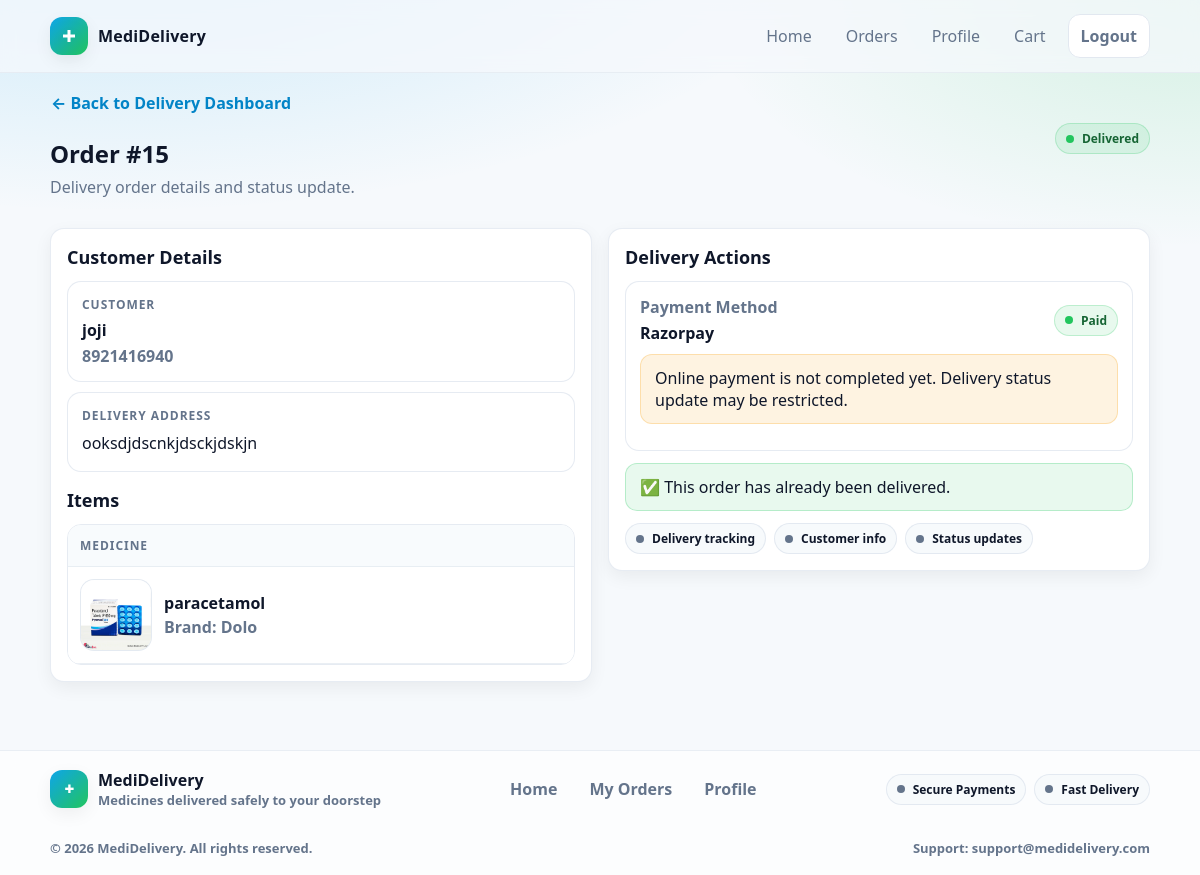
Page /delivery/order/15/ (signed in) on the committed database.
### core/models.py (models this page shows, shortened)
class Order(models.Model):
    STATUS_CHOICES = [
        ("placed", "Placed"),
        ("packed", "Packed"),
        ("shipped", "Shipped"),
        ("delivered", "Delivered"),
        ("cancelled", "Cancelled"),
    ]
    user = models.ForeignKey(User, on_delete=models.CASCADE)
    full_name = models.CharField(max_length=200)
    phone = models.CharField(max_length=20)
    address = models.TextField()
    status = models.CharField(max_length=20, choices=STATUS_CHOICES, default="placed")
    created_at = models.DateTimeField(auto_now_add=True)
    assigned_delivery = models.ForeignKey(
                        User,
                        on_delete=models.SET_NULL,
                        null=True,
                        blank=True,
                        related_name="assigned_orders"
    )
    PAYMENT_CHOICES = [
        ("cod", "Cash on Delivery"),
        ("razorpay", "Razorpay"),
    ]
    payment_method = models.CharField(max_length=20, choices=PAYMENT_CHOICES, default="cod")
    is_paid = models.BooleanField(default=False)
    razorpay_order_id = models.CharField(max_length=100, blank=True, null=True)
    razorpay_payment_id = models.CharField(max_length=100, blank=True, null=True)
    razorpay_signature = models.CharField(max_length=255, blank=True, null=True)

class OrderItem(models.Model):
    order = models.ForeignKey(Order, related_name="items", on_delete=models.CASCADE)
    medicine = models.ForeignKey(Medicine, on_delete=models.PROTECT)
    qty = models.PositiveIntegerField()
    price = models.DecimalField(max_digits=10, decimal_places=2)  # snapshot price

class Medicine(models.Model):
    name = models.CharField(max_length=200)
    brand = models.CharField(max_length=200, blank=True)
    price = models.DecimalField(max_digits=10, decimal_places=2)
    stock = models.PositiveIntegerField(default=0)
    description = models.TextField(blank=True)
    image = models.ImageField(upload_to="medicines/", blank=True, null=True)
    is_active = models.BooleanField(default=True)

### delivery/utils.py (the view)
    def wrapper(request, *args, **kwargs):
        if not request.user.is_authenticated:
            return redirect("delivery:delivery_login")
        if not hasattr(request.user, "profile") or request.user.profile.role != "delivery":
            messages.error(request, "Delivery access only.")
            return redirect("core:home")
        return view_func(request, *args, **kwargs)

### delivery/utils.py (called while the page is built)
def delivery_required(view_func):
    def wrapper(request, *args, **kwargs):
        if not request.user.is_authenticated:
            return redirect("delivery:delivery_login")
        if not hasattr(request.user, "profile") or request.user.profile.role != "delivery":
            messages.error(request, "Delivery access only.")
            return redirect("core:home")
        return view_func(request, *args, **kwargs)
    return wrapper

### delivery/views.py (called while the page is built)
@delivery_required
def delivery_order_detail(request, order_id):
    order = get_object_or_404(Order, id=order_id, assigned_delivery=request.user)
    return render(request, "delivery/delivery_order_detail.html", {"order": order})

### delivery/templates/delivery/delivery_order_detail.html (shortened to what this page needs)
{% extends "base.html" %}
{% block content %}
<a class="btn btn-link" href="{% url 'delivery:delivery_dashboard' %}">← Back to Delivery Dashboard</a>
<div
  style="display:flex; align-items:flex-start; justify-content:space-between; gap:12px; flex-wrap:wrap; margin-top:8px;">
  <div>
    <h1 class="page-title">Order #{{ order.id }}</h1>
    <p class="page-subtitle">Delivery order details and status update.</p>
  </div>
  <div>
    {% if order.status == "placed" %}
    <span class="badge badge-info"><span class="dot"></span>Placed</span>
    {% elif order.status == "packed" %}
    <span class="badge badge-warning"><span class="dot"></span>Packed</span>
    {% elif order.status == "shipped" %}
    <span class="badge badge-info"><span class="dot"></span>Shipped</span>
    {% elif order.status == "delivered" %}
    <span class="badge badge-success"><span class="dot"></span>Delivered</span>
    {% elif order.status == "cancelled" %}
    <span class="badge badge-danger"><span class="dot"></span>Cancelled</span>
    {% else %}
    <span class="badge"><span class="dot"></span>{{ order.status|title }}</span>
    {% endif %}
  </div>
</div>
<div class="grid grid-2" style="margin-top:14px; align-items:start;">
  <div class="card">
    <div class="card-body">
      <h3 class="card-title" style="margin-top:0;">Customer Details</h3>
      <div style="margin-top:12px; display:grid; gap:10px;">
        <div class="card" style="box-shadow:none; border:1px solid rgba(226,232,240,.85);">
          <div class="card-body" style="padding:14px;">
            <div class="muted" style="font-weight:900; font-size:12px; letter-spacing:.08em; text-transform:uppercase;">
              Customer</div>
            <div style="font-weight:900; margin-top:6px;">{{ order.full_name }}</div>
            <div class="muted" style="font-weight:800; margin-top:4px;">{{ order.phone }}</div>
          </div>
        </div>
        <div class="card" style="box-shadow:none; border:1px solid rgba(226,232,240,.85);">
          <div class="card-body" style="padding:14px;">
            <div class="muted" style="font-weight:900; font-size:12px; letter-spacing:.08em; text-transform:uppercase;">
              Delivery Address</div>
            <div style="margin-top:6px; line-height:1.7;">{{ order.address }}</div>
          </div>
        </div>
      </div>
      <h3 class="card-title" style="margin:16px 0 0;">Items</h3>
      <div class="table-wrap" style="margin-top:12px;">
        <table>
          <thead>
            <tr>
              <th>Medicine</th>
            </tr>
          </thead>
          <tbody>
            {% for item in order.items.all %}
            <tr>
              <td style="white-space:normal;">
                <div style="display:flex; gap:12px; align-items:center;">
                  {% if item.medicine.image %}
                  <img class="thumb" src="{{ item.medicine.image.url }}" alt="{{ item.medicine.name }}">
                  {% else %}
                  <div class="thumb" style="display:grid; place-items:center; font-weight:900; color:#64748b;">Rx</div>
                  {% endif %}
                  <div>
                    <div style="font-weight:900;">{{ item.medicine.name }}</div>
                    {% if item.medicine.brand %}
                    <div class="muted" style="font-weight:800; margin-top:2px;">Brand: {{ item.medicine.brand }}</div>
                    {% endif %}
                  </div>
                </div>
              </td>
            </tr>
            {% endfor %}
          </tbody>
        </table>
      </div>
    </div>
  </div>
  <div class="card">
    <div class="card-body">
      <h3 class="card-title" style="margin-top:0;">Delivery Actions</h3>
      <div class="card" style="margin-top:12px; box-shadow:none; border:1px solid rgba(226,232,240,.85);">
        <div class="card-body" style="padding:14px;">
          <div style="display:flex; justify-content:space-between; gap:10px; align-items:center; flex-wrap:wrap;">
            <div>
              <div class="muted" style="font-weight:900;">Payment Method</div>
              <div style="font-weight:900; margin-top:4px;">
                {% if order.payment_method == "cod" %}COD{% else %}Razorpay{% endif %}
              </div>
            </div>
            <div>
              {% if order.is_paid %}
              <span class="badge badge-success"><span class="dot"></span>Paid</span>
              {% else %}
              <span class="badge badge-warning"><span class="dot"></span>Not Paid</span>
              {% endif %}
            </div>
          </div>
          {% if order.payment_method == "razorpay" and not order.is_paid %}
          <div class="alert alert-warning" style="margin-top:12px;">
            Online payment is pending. Status update is locked until payment is completed.
          </div>
          {% else %}
          <div class="alert alert-warning" style="margin-top:10px;">
            Online payment is not completed yet. Delivery status update may be restricted.
          </div>
          {% endif %}
        </div>
      </div>
      {% if order.status == "cancelled" %}
      <div class="alert alert-error" style="margin-top:12px;">
        ❌ This order was cancelled. Status cannot be updated.
      </div>
      {% elif order.status == "delivered" %}
      <div class="alert alert-success" style="margin-top:12px;">
        ✅ This order has already been delivered.
      </div>
      {% endif %}
      <div style="margin-top:12px; display:flex; gap:8px; flex-wrap:wrap;">
        <span class="badge"><span class="dot"></span>Delivery tracking</span>
        <span class="badge"><span class="dot"></span>Customer info</span>
        <span class="badge"><span class="dot"></span>Status updates</span>
      </div>
    </div>
  </div>
</div>
{% endblock %}

### core/static/core/css/style.css (style rules this page uses)
:root { --bg: #f6f9fc; --card: #ffffff; --text: #0f172a; --muted: #64748b; --primary: #0ea5e9; --primary-600:#0284c7; --success:#22c55e; --warning:#f59e0b; --danger:#ef4444; --border:#e2e8f0; --ring: rgba(14,165,233,.25); --radius: 14px; --shadow: 0 10px 30px rgba(2,6,23,.08); --shadow-sm: 0 6px 18px rgba(2,6,23,.06); --font: ui-sans-serif, system-ui, -apple-system, Segoe UI, Roboto, "Helvetica Neue", Arial; }
* { box-sizing:border-box; }
html,body { height:100%; }
body { margin:0; font-family: var(--font); background: radial-gradient(1200px 500px at 10% -10%, rgba(14,165,233,.20), transparent 60%), radial-gradient(900px 450px at 100% 0%, rgba(34,197,94,.16), transparent 55%), var(--bg); color: var(--text); }
a { color: inherit; text-decoration:none; }
.grid { display:grid; gap:16px; }
.grid-2 { grid-template-columns: repeat(2, minmax(0,1fr)); }
.card { background: var(--card); border: 1px solid rgba(226,232,240,.8); border-radius: var(--radius); box-shadow: var(--shadow-sm); }
.card-body { padding: 16px; }
.card-title { margin:0; font-size: 18px; font-weight: 800; }
.muted { color: var(--muted); }
.btn { display:inline-flex; align-items:center; justify-content:center; gap:8px; padding: 11px 14px; border-radius: 12px; border: 1px solid transparent; font-weight: 700; cursor:pointer; transition: .15s ease; user-select:none; }
.btn-link { background: transparent; border-color: transparent; color: var(--primary-600); padding: 0; }
.table-wrap { overflow:auto; border-radius: var(--radius); border:1px solid rgba(226,232,240,.85); }
table { width:100%; border-collapse: collapse; background:#fff; }
th, td { padding: 12px 12px; border-bottom: 1px solid rgba(226,232,240,.7); text-align:left; white-space: nowrap; }
th { font-size: 12px; text-transform: uppercase; letter-spacing: .08em; color: var(--muted); background: rgba(246,249,252,.7); }
.badge { display:inline-flex; align-items:center; gap:8px; padding: 6px 10px; border-radius: 999px; font-weight: 800; font-size: 12px; border: 1px solid rgba(226,232,240,.9); background: rgba(246,249,252,.8); }
.badge .dot { width:8px; height:8px; border-radius:999px; background: var(--muted); }
.badge-success { color:#166534; background: rgba(34,197,94,.10); border-color: rgba(34,197,94,.22); }
.badge-success .dot { background: var(--success); }
.alert { padding: 12px 14px; border-radius: 12px; border: 1px solid rgba(226,232,240,.9); background: rgba(255,255,255,.85); margin: 12px 0; }
.alert-success { border-color: rgba(34,197,94,.25); background: rgba(34,197,94,.10); }
.alert-warning { border-color: rgba(245,158,11,.25); background: rgba(245,158,11,.12); }
.page-title { font-size: 24px; margin: 14px 0 6px; font-weight: 900; }
.page-subtitle { margin: 0 0 16px; color: var(--muted); }
.thumb { width: 72px; height: 72px; border-radius: 14px; object-fit: cover; border: 1px solid rgba(226,232,240,.9); background: rgba(246,249,252,.9); }
img { max-width: 100%; height: auto; }
body { min-height: 100vh; display: flex; flex-direction: column; }
.grid, .grid-2, .grid-3 { min-width: 0; }
.card, .card-body { min-width: 0; }
.table-wrap { width: 100%; overflow-x: auto; -webkit-overflow-scrolling: touch; }
.table-wrap table { min-width: 680px; }
table { min-width: 600px; }
.btn { white-space: nowrap; text-align: center; max-width: 100%; }
.page-title, .page-subtitle, .muted, .card-title { word-break: break-word; }
.thumb { flex-shrink: 0; }

### rows in the picture
Order: id "15", full_name "joji", phone "8921416940", address "ooksdjdscnkjdsckjdskjn"
OrderItem: medicine.image (picture), medicine.name "paracetamol", medicine.brand "Dolo"
